Frame 1 (no input): blank canvas, image omitted
Frame 60 (the mouse pressed at the canvas centre just before this capture): blank canvas, image omitted
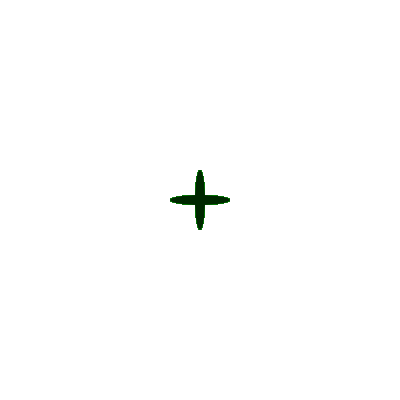
Frame 120 (the mouse held since frame 60 and released just before this capture)

The Processing sketch whose frames 1 and 60 were blank and that drew this single picture after the mouse press (run headless with seeded random() and noise(); from frame 60 on, the mouse is pressed at the canvas centre):

// Processing sketch: processing_54454
// ── processing_54454.pde

//Problem Set 2.2 by Nathan Smofsky
//Drawing with the mouse

void setup() {
  size(400, 400);
  background(255);
  smooth();
}

void draw() {
  if (mousePressed) {
    brush(mouseX, mouseY);
  }
}

void brush(int x, int y) {    
  noStroke();
  fill(random (0), random (255), 0 );
  ellipse(mouseX, mouseY, 10, 60);
  ellipse(mouseX, mouseY, 60, 10);
}
